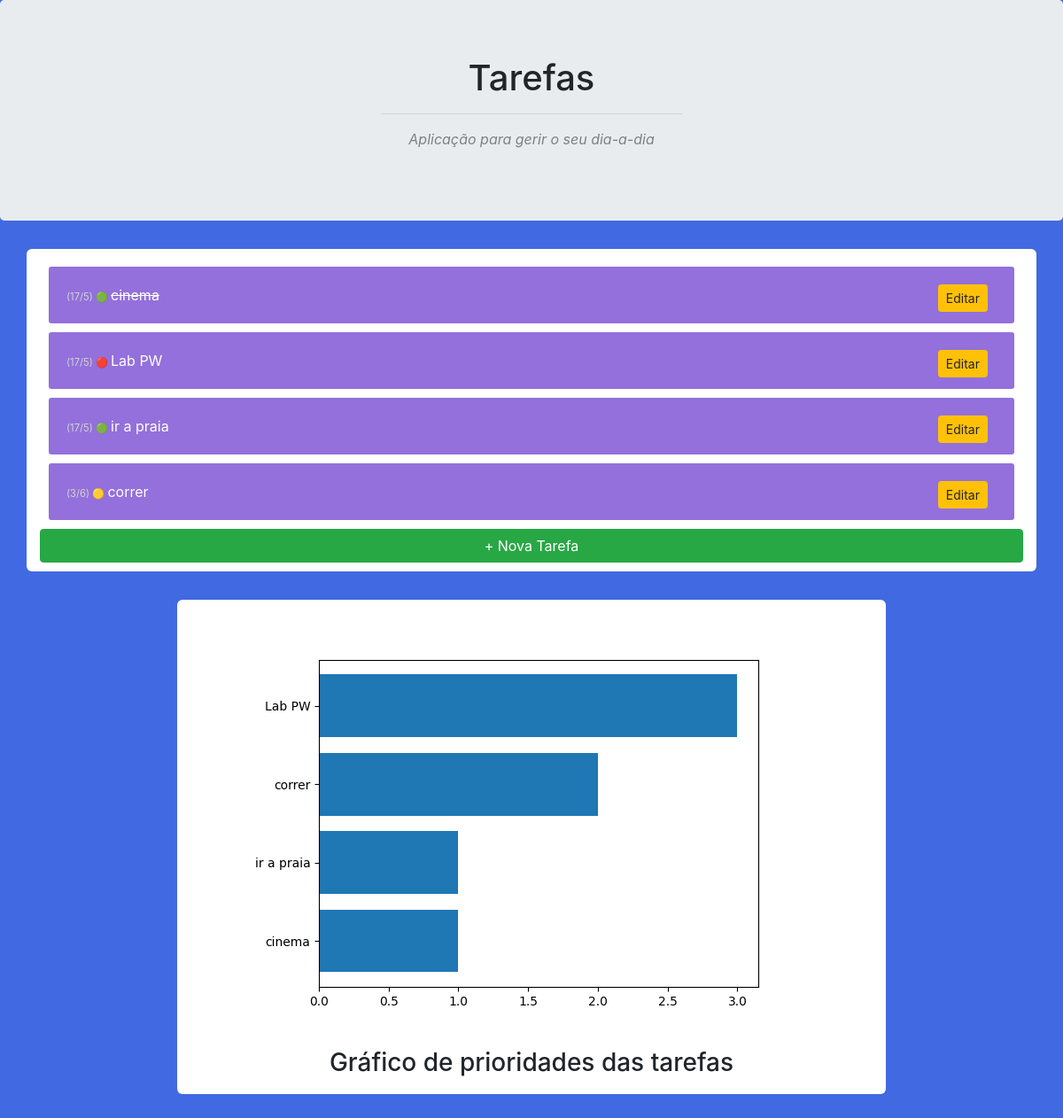
The page / on the database its author committed.
### tarefas/models.py (models this page shows, shortened)
class Tarefa(models.Model):
    titulo = models.CharField(max_length=200)
    prioridade = models.IntegerField(default=1)
    concluido = models.BooleanField(default=False)
    criado = models.DateTimeField(auto_now_add=True)

### tarefas/views.py (the view)
# urls.py: path('',views.home_page_view, name='home'),
def home_page_view(request):
    context = {
        'tarefas': Tarefa.objects.all(),
        'data':cria_grafico()
    }
    return render(request, 'tarefas/home.html', context)

### tarefas/views.py (called while the page is built)
def cria_grafico():
    tarefas = Tarefa.objects.all().order_by('prioridade')
    titulos = [tarefa.titulo for tarefa in tarefas]
    prioridades = [tarefa.prioridade for tarefa in tarefas]
    plt.barh(titulos, prioridades)
    plt.ylabel("Prioridade")
    plt.autoscale()
    fig = plt.gcf()
    plt.close()
    buf = io.BytesIO()
    fig.savefig(buf, format='png')
    buf.seek(0)
    string = base64.b64encode(buf.read())
    uri = urllib.parse.quote(string)
    return uri

### tarefas/templates/tarefas/home.html (shortened to what this page needs)
{% extends 'tarefas/base.html' %}
{% block main %}
    {% for tarefa in tarefas %}
        <p>
            <span class="info">
                ({{ tarefa.criado.day }}/{{ tarefa.criado.month }})
                {% if tarefa.prioridade == 1 %}
                    🟢
                {% elif tarefa.prioridade == 2 %}
                    🟡
                {% else %}
                     🔴
                {% endif %}
            </span>
            {% if tarefa.concluido == True %}
                <del>{{ tarefa.titulo }}</del>
            {% else %}
                {{ tarefa.titulo }}
            {% endif %}
            <a href="{% url 'tarefas:edita' tarefa.id %}" class="btn btn-warning  btn-sm" style="float: right; margin-right: 10px">
                Editar
            </a>
        </p>
   {% endfor %}
        <a href="{% url 'tarefas:nova' %}" class="btn btn-success btn-block">+ Nova Tarefa</a>
{% endblock %}
{% block section %}
<p><img alt=""></p>
<h3>Gráfico de prioridades das tarefas</h3>
{% endblock %}

### tarefas/static/tarefas/style.css (style rules this page uses)
body { background-color: royalblue; }
.info { font-size: 0.7em; color: lightgray; }
main p { text-align: left; padding: 20px; margin: 10px; color: white; background-color: mediumpurple; border-radius: 3px; }
section * { text-align: center; }

### rows shown on the page
Tarefa: criado.day "17", criado.month "5", titulo "cinema"
Tarefa: criado.day "17", criado.month "5", titulo "Lab PW"
Tarefa: criado.day "17", criado.month "5", titulo "ir a praia"
Tarefa: criado.day "3", criado.month "6", titulo "correr"
